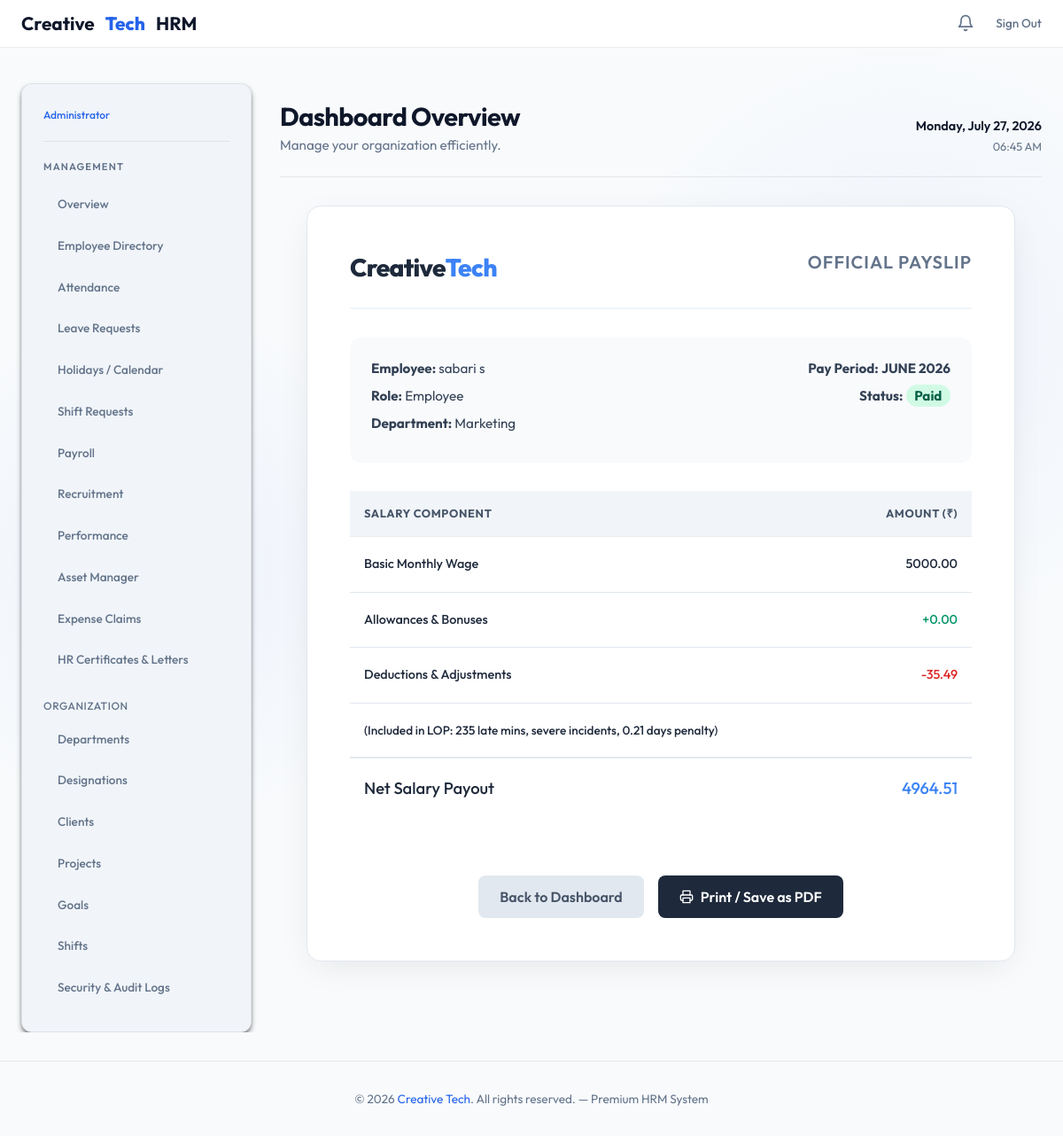
Screenshot of /admin-dashboard/payslip/6/ (signed in) with the database file from the repository.
### employees/models.py (models this page shows, shortened)
class Employee(models.Model):
    user = models.OneToOneField(User, on_delete=models.CASCADE, related_name='employee')
    department = models.ForeignKey(Department, on_delete=models.SET_NULL, null=True, blank=True, related_name='employees')
    designation = models.ForeignKey(Designation, on_delete=models.SET_NULL, null=True, blank=True, related_name='employees')
    role = models.CharField(max_length=100, default='Employee') # Keep for simple Admin/Employee check
    department_old = models.CharField(max_length=100, blank=True, null=True)
    role_old = models.CharField(max_length=100, blank=True, null=True)
    designation_old = models.CharField(max_length=150, blank=True, null=True)
    phone = models.CharField(max_length=20, blank=True, null=True)
    hire_date = models.DateField(auto_now_add=True)
    salary = models.DecimalField(max_digits=10, decimal_places=2, default=0.0)
    is_company_admin = models.BooleanField(default=False)
    shift = models.ForeignKey(Shift, on_delete=models.SET_NULL, null=True, blank=True, related_name='employees')
    ot_hourly_rate = models.DecimalField(max_digits=10, decimal_places=2, default=0.0)
    grace_period_minutes = models.IntegerField(default=120, help_text="Monthly grace period for late arrivals in minutes")
    GENDER_CHOICES = [
        ('Male', 'Male'),
        ('Female', 'Female'),
        ('Other', 'Other'),
    ]
    gender = models.CharField(max_length=10, choices=GENDER_CHOICES, blank=True, null=True)
    date_of_birth = models.DateField(blank=True, null=True)
    address = models.TextField(blank=True, null=True)
    employee_id_code = models.CharField(max_length=50, blank=True, null=True, unique=False)
    sick_leave_balance = models.IntegerField(default=10)
    casual_leave_balance = models.IntegerField(default=10)
    annual_leave_balance = models.IntegerField(default=20)
    maternity_leave_balance = models.IntegerField(default=90)
    paternity_leave_balance = models.IntegerField(default=14)

class Department(models.Model):
    name = models.CharField(max_length=100)
    description = models.TextField(blank=True, null=True)
    head = models.ForeignKey('Employee', on_delete=models.SET_NULL, null=True, blank=True, related_name='headed_departments')
    def __str__(self):
        return self.name

class Payslip(models.Model):
    STATUS_CHOICES = [
        ('Paid', 'Paid'),
        ('Pending', 'Pending'),
    ]
    employee = models.ForeignKey(Employee, on_delete=models.CASCADE, related_name='payslips')
    month_year = models.CharField(max_length=50) # e.g. "June 2026"
    basic_salary = models.DecimalField(max_digits=10, decimal_places=2)
    allowances = models.DecimalField(max_digits=10, decimal_places=2, default=0.0)
    hra = models.DecimalField(max_digits=10, decimal_places=2, default=0.0)
    travel_allowance = models.DecimalField(max_digits=10, decimal_places=2, default=0.0)
    deductions = models.DecimalField(max_digits=10, decimal_places=2, default=0.0)
    pf_deduction = models.DecimalField(max_digits=10, decimal_places=2, default=0.0)
    tax_deduction = models.DecimalField(max_digits=10, decimal_places=2, default=0.0)
    esi_deduction = models.DecimalField(max_digits=10, decimal_places=2, default=0.0)
    lop_days = models.IntegerField(default=0)
    lop_deduction = models.DecimalField(max_digits=10, decimal_places=2, default=0.0)
    total_late_mins = models.IntegerField(default=0)
    severe_late_incidents = models.IntegerField(default=0)
    late_penalty_lop_days = models.DecimalField(max_digits=5, decimal_places=2, default=0.0)
    net_salary = models.DecimalField(max_digits=10, decimal_places=2)
    status = models.CharField(max_length=20, choices=STATUS_CHOICES, default='Pending')
    generated_at = models.DateTimeField(auto_now_add=True)

### employees/views.py (the view)
    def wrapper(request, *args, **kwargs):
        if not request.user.is_authenticated:
            return redirect('admin_login')
        try:
            if not request.user.employee.is_company_admin:
                messages.error(request, "Unauthorized access. Admins only.")
                return redirect('employee_dashboard')
        except Employee.DoesNotExist:
            logout(request)
            return redirect('admin_login')
        return view_func(request, *args, **kwargs)

### employees/context_processors.py (called while the page is built)
def admin_notifications(request):
    notifications_count = 0
    if request.user.is_authenticated and hasattr(request.user, 'employee') and request.user.employee.is_company_admin:
        notifications_count += LeaveRequest.objects.filter(status='Pending').count()
    return {'admin_notifications_count': notifications_count}

def global_notifications(request):
    if request.user.is_authenticated:
        unread_notifications = Notification.objects.filter(user=request.user, is_read=False).order_by('-created_at')
        all_notifications = Notification.objects.filter(user=request.user).order_by('-created_at')[:10]
        return {
            'user_notifications': all_notifications,
            'unread_notifications_count': unread_notifications.count()
        }
    return {}

### employees/views.py (called while the page is built)
def admin_only(view_func):
    def wrapper(request, *args, **kwargs):
        if not request.user.is_authenticated:
            return redirect('admin_login')
        try:
            if not request.user.employee.is_company_admin:
                messages.error(request, "Unauthorized access. Admins only.")
                return redirect('employee_dashboard')
        except Employee.DoesNotExist:
            logout(request)
            return redirect('admin_login')
        return view_func(request, *args, **kwargs)
    return wrapper

@admin_only
def view_payslip(request, payslip_id):
    from django.shortcuts import get_object_or_404
    payslip = get_object_or_404(Payslip, id=payslip_id)
    return render(request, 'employees/view_payslip.html', {'payslip': payslip, 'employee': payslip.employee})

### employees/templates/employees/view_payslip.html (shortened to what this page needs)
{% extends 'employees/admin_base.html' %}
{% load static %}
{% block admin_content %}
<div class="payslip-print-container">
    <div class="payslip-header">
        <div class="payslip-brand">Creative<span>Tech</span></div>
        <div class="payslip-title">Official Payslip</div>
    </div>
    <div class="payslip-meta">
        <div>
            <p><strong>Employee:</strong> {{ employee.user.first_name }} {{ employee.user.last_name }}</p>
            <p><strong>Role:</strong> {{ employee.role }}</p>
            <p><strong>Department:</strong> {{ employee.department }}</p>
        </div>
        <div style="text-align: right;">
            <p><strong>Pay Period:</strong> <span style="font-weight: 700;">{{ payslip.month_year }}</span></p>
            <p><strong>Status:</strong>
                {% if payslip.status == 'Paid' %}
                    <span style="font-weight: 700; padding: 0.2rem 0.6rem; border-radius: 9999px; background: #d1fae5; color: #065f46;">Paid</span>
                {% else %}
                    <span style="font-weight: 700; padding: 0.2rem 0.6rem; border-radius: 9999px; background: #fef3c7; color: #92400e;">Pending</span>
                {% endif %}
            </p>
        </div>
    </div>
    <div class="table-container" style="box-shadow: none;">
        <table class="payslip-table">
            <thead>
                <tr>
                    <th>Salary Component</th>
                    <th style="text-align: right;">Amount (₹)</th>
                </tr>
            </thead>
            <tbody>
                <tr>
                    <td>Basic Monthly Wage</td>
                    <td style="text-align: right;">{{ payslip.basic_salary }}</td>
                </tr>
                <tr>
                    <td>Allowances & Bonuses</td>
                    <td style="text-align: right; color: #059669;">+{{ payslip.allowances }}</td>
                </tr>
                <tr>
                    <td>Deductions & Adjustments</td>
                    <td style="text-align: right; color: #dc2626;">-{{ payslip.deductions }}</td>
                </tr>
                {% if payslip.total_late_mins > 0 %}
                <tr style="font-size: 0.85rem; color: #64748b;">
                    <td>(Included in LOP: {{ payslip.total_late_mins }} late mins, {{ payslip.severe_incidents }} severe incidents, {{ payslip.late_penalty_lop_days }} days penalty)</td>
                    <td></td>
                </tr>
                {% endif %}
                <tr style="border-top: 2px solid #e2e8f0; font-size: 1.15rem; font-weight: 800;">
                    <td>Net Salary Payout</td>
                    <td style="text-align: right; color: #3b82f6;">{{ payslip.net_salary }}</td>
                </tr>
            </tbody>
        </table>
    </div>
    <div class="payslip-actions no-print" style="margin-top: 2rem;">
        <a href="{% url 'admin_dashboard' %}?tab=payroll" class="btn-print-pdf" style="background: #e2e8f0; color: #475569;">
            Back to Dashboard
        </a>
        <button class="btn-print-pdf" onclick="window.print()">
            Print / Save as PDF
        </button>
    </div>
</div>
{% endblock %}

### employees/templates/employees/base.html (style rules this page uses)
:root { --bg: #f8fafc; --bg-secondary: #f1f5f9; --card-bg: rgba(255, 255, 255, 0.95); --border: rgba(15, 23, 42, 0.08); --border-hover: rgba(15, 23, 42, 0.15); --primary: #2563eb; --primary-hover: #1d4ed8; --accent: #3b82f6; --text-main: #0f172a; --text-muted: #64748b; --success: #10b981; --success-bg: rgba(16, 185, 129, 0.1); --warning: #f59e0b; --warning-bg: rgba(245, 158, 11, 0.1); --danger: #ef4444; --danger-bg: rgba(239, 68, 68, 0.1); --radius: 12px; --shadow-md: 0 4px 6px -1px rgba(0, 0, 0, 0.5), 0 2px 4px -2px rgba(0, 0, 0, 0.5); --shadow-lg: 0 10px 15px -3px rgba(0, 0, 0, 0.5), 0 4px 6px -4px rgba(0, 0, 0, 0.5); }
* { box-sizing: border-box; margin: 0; padding: 0; font-family: 'Outfit', sans-serif; }
html, body { max-width: 100vw; overflow-x: hidden; }
body { background-color: var(--bg); color: var(--text-main); min-height: 100vh; display: flex; flex-direction: column; background-image: radial-gradient(circle at 15% 50%, rgba(37, 99, 235, 0.05), transparent 25%), radial-gradient(circle at 85% 30%, rgba(59, 130, 246, 0.05), transparent 25%); }
.table-container, .table-responsive { overflow-x: auto !important; -webkit-overflow-scrolling: touch; width: 100%; max-width: 100%; margin-bottom: 1rem; }
table { width: 100%; border-collapse: collapse; font-size: 0.9rem; text-align: left; }
th { padding: 1rem; font-size: 0.75rem; font-weight: 600; color: var(--text-muted); text-transform: uppercase; letter-spacing: 0.05em; border-bottom: 1px solid var(--border); background: rgba(15, 23, 42, 0.02); }
td { padding: 1rem; border-bottom: 1px solid var(--border); color: var(--text-main); vertical-align: middle; }
tr:last-child td { border-bottom: none; }
tbody tr { transition: background 0.2s; }

### employees/templates/employees/view_payslip.html (style rules this page uses)
.payslip-print-container { background: #fff; color: #1e293b; border-radius: 1rem; padding: 3rem; width: 100%; max-width: 800px; margin: 2rem auto; box-shadow: 0 10px 40px -10px rgba(0, 0, 0, 0.1); border: 1px solid #e2e8f0; }
.payslip-header { display: flex; justify-content: space-between; align-items: flex-start; border-bottom: 2px solid #f1f5f9; padding-bottom: 1.5rem; margin-bottom: 2rem; }
.payslip-brand { font-size: 1.75rem; font-weight: 800; letter-spacing: -0.025em; color: #1e293b; }
.payslip-brand span { color: #3b82f6; }
.payslip-title { text-align: right; font-size: 1.25rem; font-weight: 600; color: #64748b; text-transform: uppercase; letter-spacing: 0.05em; }
.payslip-meta { display: grid; grid-template-columns: 1fr 1fr; gap: 2rem; margin-bottom: 2rem; background: #f8fafc; padding: 1.5rem; border-radius: 0.75rem; }
.payslip-meta p { margin-bottom: 0.5rem; font-size: 0.95rem; color: #334155; }
.payslip-table { width: 100%; border-collapse: collapse; margin-bottom: 2rem; }
.payslip-table th { background: #f1f5f9; color: #475569; font-weight: 700; text-transform: uppercase; font-size: 0.8rem; padding: 1rem; text-align: left; }
.payslip-table td { padding: 1.25rem 1rem; border-bottom: 1px solid #e2e8f0; color: #1e293b; font-weight: 500; }
.payslip-actions { display: flex; justify-content: center; gap: 1rem; }
.btn-print-pdf { background: #1e293b; color: #fff; padding: 0.75rem 1.5rem; border-radius: 0.5rem; text-decoration: none; font-weight: 600; display: inline-flex; align-items: center; gap: 0.5rem; cursor: pointer; border: none; }

### rows the page displays
Employee: user.first_name "sabari", user.last_name "s", role "Employee", department "Marketing"
Payslip: month_year "JUNE 2026", basic_salary "5000.00", allowances "0.00", deductions "35.49", total_late_mins "235", late_penalty_lop_days "0.21", net_salary "4964.51"
